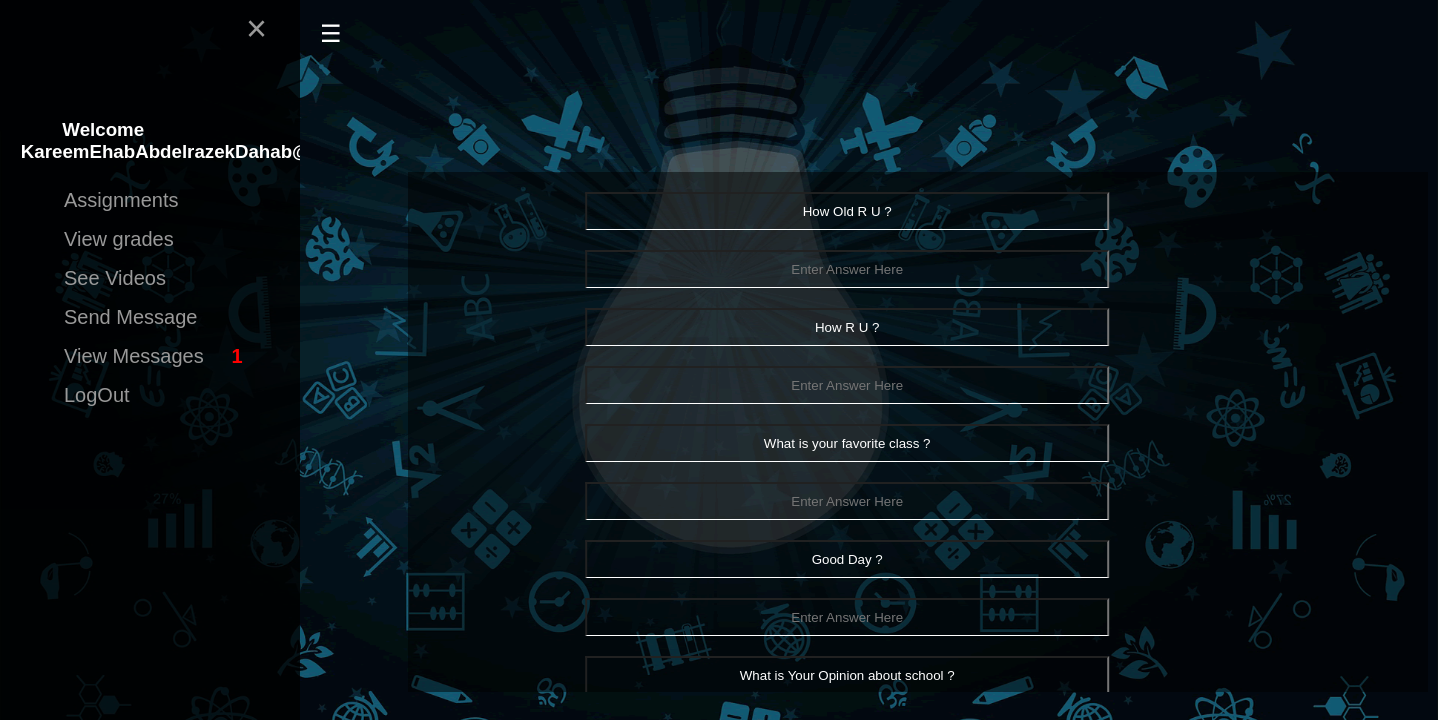
/assignments.php (signed in), run on the app's committed database.
### tables this page shows
CREATE TABLE `addQuestions` (
  `ID` int(11) NOT NULL,
  `email` varchar(80) NOT NULL,
  `question` varchar(255) NOT NULL
);

### assignments.php (the view, shortened to what this page needs)
<?php
include "studentFrontEnd.php";
?>
<form method="POST" action="">
<div class="wrapper">
<div class="main_container">
<div class="item">
  <div class ="box">
    <div class="in">
    <?php
      $resq = mysqli_query($conn, "SELECT question FROM addQuestions");
      $noQ=0;
     while($row=mysqli_fetch_array($resq)){
         $noQ++;
      }
      $noA=0;
      if($noA == $noQ){
        echo "<h1> There Are Not New Question</h1>";
        die();
      }
      else{
        mysqli_query($conn, "DELETE FROM Answers WHERE email='".$_SESSION['email']."'");
      }
      $sql = mysqli_query($conn, "SELECT question FROM addQuestions");
      while($row=mysqli_fetch_array($sql)){
      ?>
        <input type="text" name="ques[]" value='<?php echo $row['question'] ?>' readonly>
        <input type="text" name="answer[]" placeholder="Enter Answer Here"><br>
        <?php
      }
    ?>
  </div>
</div>
</div>
</div>
</div>
</form>

### studentFrontEnd.php (style rules this page uses)
body { background-image: url('Images/banner_img.png'); }

### data on the page
addquestions: question "How Old R U ?"
addquestions: question "How R U ?"
addquestions: question "What is your favorite class ?"
addquestions: question "Good Day ?"
addquestions: question "What is Your Opinion about school ?"

### other printed values
$no->getNumberOfMessages() "1"
